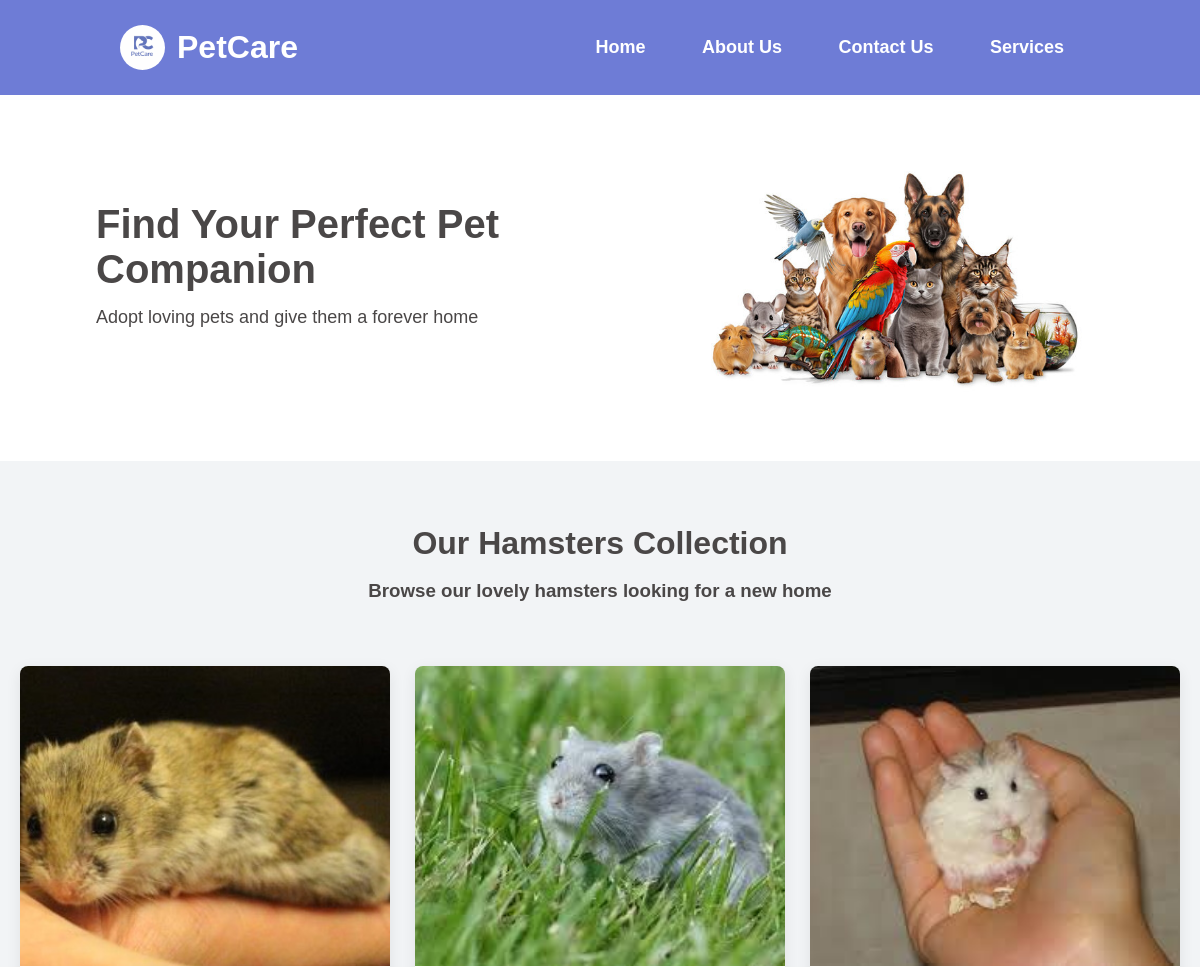
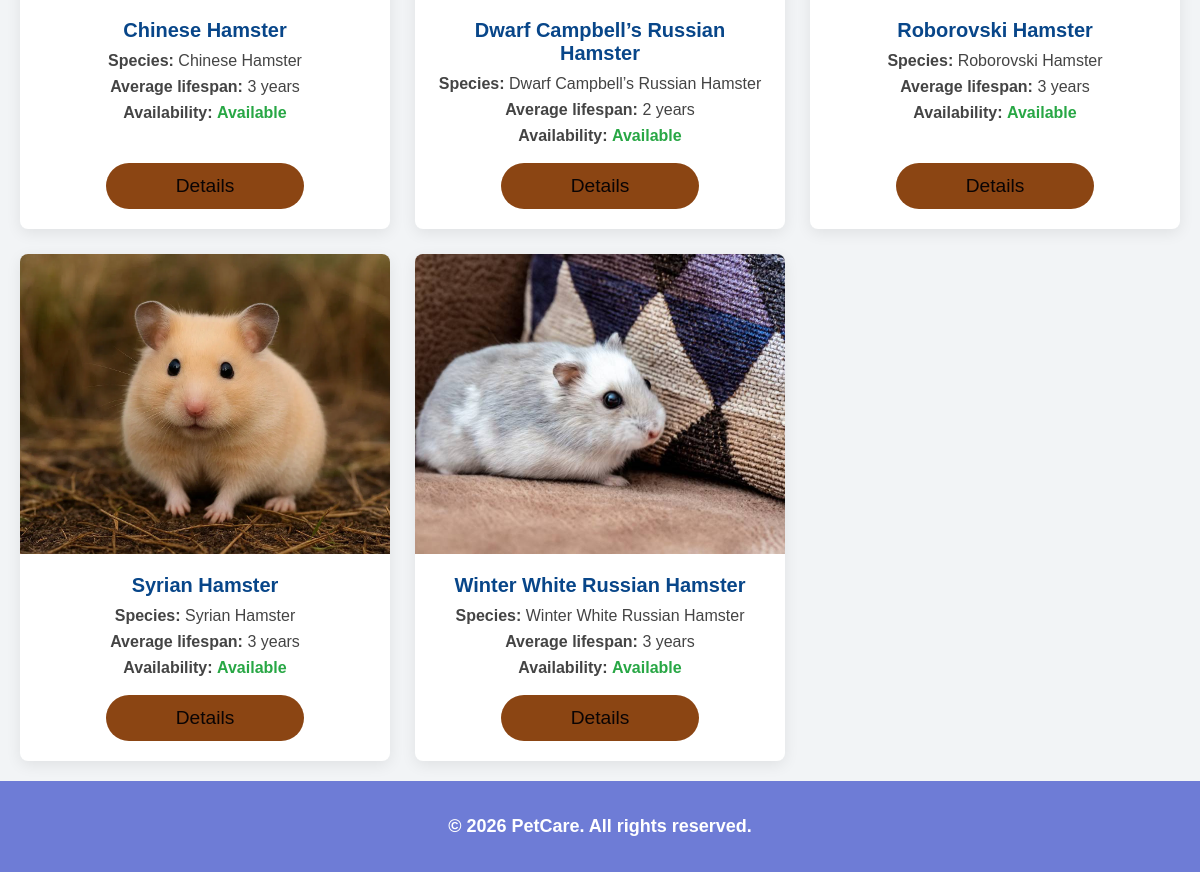
/category/Hamsters/, run on the app's committed database (2 pictures, top to bottom).
### petapp/models.py (models this page shows, shortened)
class Category(models.Model):
    name = models.CharField(max_length=100, unique=True)
    image = models.ImageField(upload_to='category_images/', help_text="Image for the category card")
    description = models.TextField(help_text="A short article about this category.")
    class Meta:
        verbose_name_plural = "Categories"

class Pet(models.Model):
    name = models.CharField(max_length=100)
    image = models.ImageField(upload_to='pet_images/', help_text="Image of the pet")
    is_available = models.BooleanField(default=True, help_text="Is this pet available for adoption?")
    category = models.ForeignKey(Category, on_delete=models.CASCADE, related_name="pets")
    species = models.CharField(max_length=100, help_text="e.g., Golden Retriever, Siamese")
    average_lifespan = models.PositiveIntegerField(help_text="Age in years")
    origin = models.CharField(max_length=100, blank=True)
    height = models.DecimalField(max_digits=5, decimal_places=2, help_text="Height in cm", blank=True, null=True)
    weight = models.DecimalField(max_digits=5, decimal_places=2, help_text="Weight in kg", blank=True, null=True)
    habitual_status = models.TextField(blank=True, help_text="Describe the pet's habits")
    foods = models.TextField(blank=True, help_text="Describe the pet's diet")
    vaccination = models.TextField(blank=True, help_text="Vaccination status and history")

### petapp/views.py (the view)
# urls.py: path('category/<str:category_name>/', views.pet_list_view, name='pet_list'),
def pet_list_view(request, category_name):
    category = get_object_or_404(Category, name__iexact=category_name)
    all_pets = Pet.objects.filter(category=category).order_by('name')
    paginator = Paginator(all_pets, 9)
    page_number = request.GET.get('page')
    try:
        page_obj = paginator.page(page_number)
    except PageNotAnInteger:
        page_obj = paginator.page(1)
    except EmptyPage:
        page_obj = paginator.page(paginator.num_pages)
    context = {
        'category': category,
        'page_obj': page_obj,
    }
    return render(request, 'pet_list.html', context)

### petapp/templates/pet_list.html (shortened to what this page needs)
{% extends "base.html" %}
{% load static %}
{% block content %}
<div class="container">
    <div class="container-head">
        <h1>Our {{ category.name }} Collection</h1>
        <br>
        <h3>Browse our lovely {{ category.name|lower }} looking for a new home</h3>
    </div>
    <div class="pet-grid">
        {% for pet in page_obj %}
            <div class="pet-card">
                <div class="pet-card-image">
                    <img src="{{ pet.image.url }}" alt="Photo of {{ pet.name }}">
                </div>
                <div class="pet-card-content">
                    <h3>{{ pet.name }}</h3>
                    <ul>
                        <li><strong>Species:</strong> {{ pet.species }}</li>
                        <li><strong>Average lifespan:</strong> {{ pet.average_lifespan }} years</li>
                        <li>
                            <strong>Availability:</strong>
                            {% if pet.is_available %}
                                <span style="color:#28a745;font-weight:bold;">Available</span>
                            {% else %}
                                <span style="color:#dc3545;font-weight:bold;">Adopted</span>
                            {% endif %}
                        </li>
                    </ul>
                    <a href="{% url 'pet_detail' pet_id=pet.id %}" class="btn">Details</a>
                </div>
            </div>
        {% empty %}
            <p>Sorry, there are currently no {{ category.name|lower }} available for adoption.</p>
        {% endfor %}
    </div>
</div>
{% endblock %}

### static/css/style.css (style rules this page uses)
* { margin: 0; padding: 0; box-sizing: border-box; font-family: Arial, Helvetica, sans-serif; }
body { background-color: #f2f4f6; color: #4a4747; }
.btn { background: #a05305; color: #0d0707ed; padding: 12px 25px; text-decoration: none; border-radius: 24px; }
.container { text-align: center; max-width: 1200px; margin: 20px auto; padding: 0 20px; }
.container-head { margin: 4rem auto; }
.btn { display: inline-block; padding: 12px 28px; background-color: #a05305; color: #0a0404; text-decoration: none; border-radius: 25px; border: none; cursor: pointer; font-size: 1.2em; text-align: center; transition: background-color 0.3s ease; }
.pet-grid { display: grid; grid-template-columns: repeat(auto-fill, minmax(300px, 1fr)); gap: 25px; }
.pet-card { background-color: #fff; border-radius: 8px; box-shadow: 0 4px 15px rgba(0, 0, 0, 0.08); overflow: hidden; transition: box-shadow 0.3s ease, transform 0.3s ease; display: flex; flex-direction: column; }
.pet-card-image { width: 100%; height: 300px; overflow: hidden; }
.pet-card-image img { width: 100%; height: 100%; object-fit: cover; display: block; }
.pet-card-content { padding: 20px; flex-grow: 1; display: flex; align-items: center; flex-direction: column; }
.pet-card-content h3 { margin-top: 0; color: #084689; font-size: 20px; }
.pet-card-content ul { list-style: none; padding: 0; margin: 10px 0; flex-grow: 1; }
.pet-card-content li { margin-bottom: 8px; color: #444; }
.pet-card-content .btn { background-color: #8B4513; width: 60%; }
.container { max-width: 1200px; margin: 20px auto; padding: 0 20px; }

### data on the page
Category: name "Hamsters", name "hamsters"
Pet: image (picture), name "Chinese Hamster", species "Chinese Hamster", average_lifespan "3", is_available "Available"
Pet: image (picture), name "Dwarf Campbell’s Russian Hamster", species "Dwarf Campbell’s Russian Hamster", average_lifespan "2", is_available "Available"
Pet: image (picture), name "Roborovski Hamster", species "Roborovski Hamster", average_lifespan "3", is_available "Available"
Pet: image (picture), name "Syrian Hamster", species "Syrian Hamster", average_lifespan "3", is_available "Available"
Pet: image (picture), name "Winter White Russian Hamster", species "Winter White Russian Hamster", average_lifespan "3", is_available "Available"
